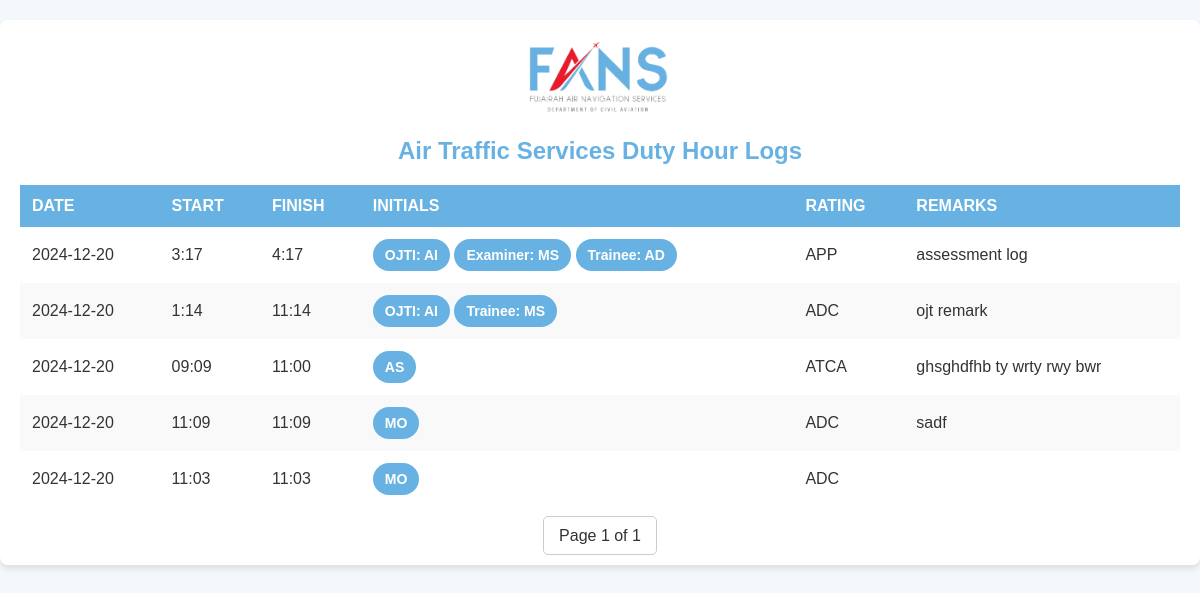
/ats_logs, run on an earlier commit of the app's database.
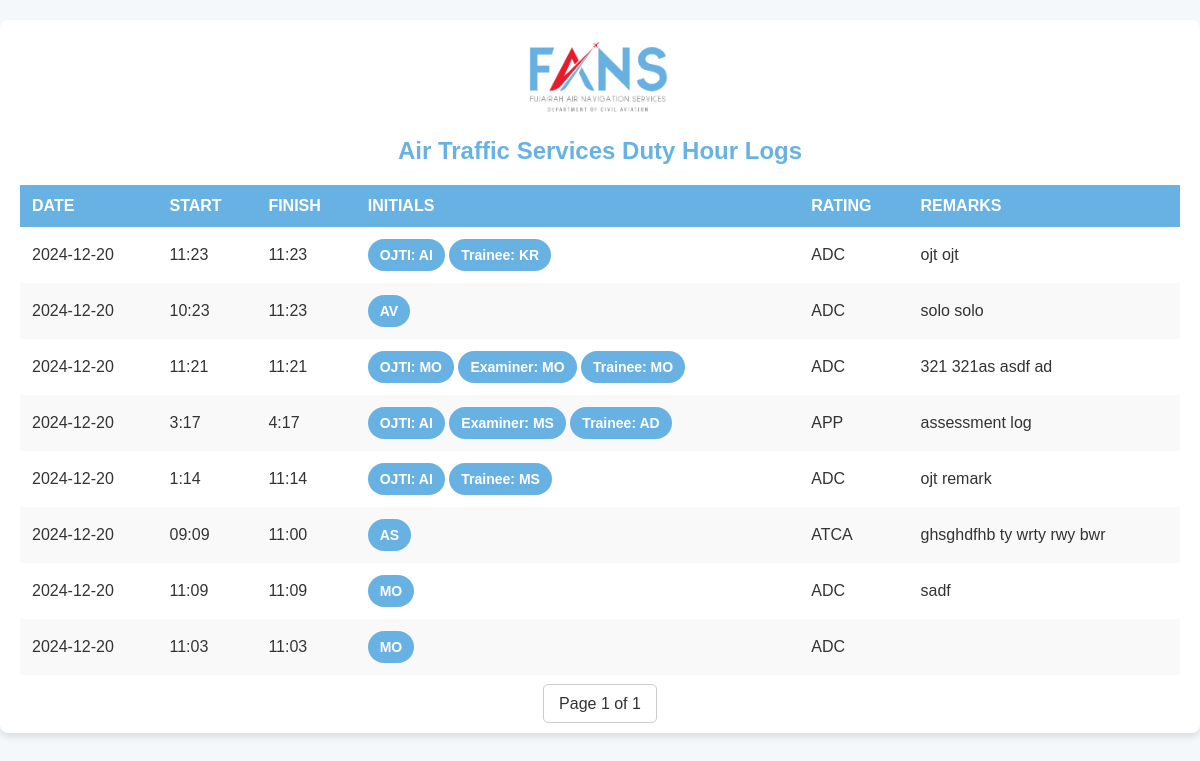
And on a later commit of the database.
### tables this page shows
CREATE TABLE ats_log (
                id INTEGER PRIMARY KEY AUTOINCREMENT,
                date TEXT,
                date_ts INTEGER,
                start TEXT,
                start_ts INTEGER,
                finish TEXT,
                finish_ts INTEGER,
                initial TEXT,
                rating TEXT,
                remarks TEXT,
                ojti TEXT,
                examiner TEXT,
                trainee TEXT,
                op TEXT
            );

### app.py (the view)
@app.route('/ats_logs', methods=['GET'])
def ats_logs():
    page = request.args.get('page', 1, type=int)
    offset = (page - 1) * per_page
    with sqlite3.connect(DATABASE) as conn:
        cursor = conn.cursor()
        cursor.execute('''
            SELECT id, date, start, finish, initial, rating, remarks, ojti, examiner, trainee, op
            FROM ats_log ORDER BY id DESC
            LIMIT ? OFFSET ?
        ''', (per_page, offset))
        logs = cursor.fetchall()
        cursor.execute('SELECT COUNT(*) FROM ats_log')
        total_logs = cursor.fetchone()[0]
    total_pages = (total_logs + per_page - 1) // per_page
    return render_template('ats_logs.html', logs=logs, page=page, total_pages=total_pages)

### templates/ats_logs.html (shortened to what this page needs)
<!DOCTYPE html>
<html lang="en">
<head>
    <link rel="stylesheet" href="/static/styles.css">
</head>
<body>
    <div class="container">
        <img src="/static/logo.png" alt="FANS Logo" class="logo">
        <h1>Air Traffic Services Duty Hour Logs</h1>
        <table>
            <thead>
                <tr>
                    <th>Date</th>
                    <th>Start</th>
                    <th>Finish</th>
                    <th>Initials</th>
                    <th>Rating</th>
                    <th>Remarks</th>
                </tr>
            </thead>
            <tbody>
                {% for log in logs %}
                <tr>
                    <td>{{ log[1] }}</td>
                    <td>{{ log[2] }}</td>
                    <td>{{ log[3] }}</td>
                    <td>
                        {% if log[10] == "Solo" %}
                        <span class="chip">{{ log[4] }}</span>
                        {% elif log[10] == "OJT" %}
                        <span class="chip">OJTI: {{ log[7] }}</span>
                        <span class="chip">Trainee: {{ log[9] }}</span>
                        {% elif log[10] == "Assessment" %}
                        <span class="chip">OJTI: {{ log[7] }}</span>
                        <span class="chip">Examiner: {{ log[8] }}</span>
                        <span class="chip">Trainee: {{ log[9] }}</span>
                        {% endif %}
                    </td>
                    <td>{{ log[5] }}</td>
                    <td>{{ log[6] }}</td>
                </tr>
                {% endfor %}
            </tbody>
        </table>
        <div class="pagination">
            <span>Page {{ page }} of {{ total_pages }}</span>
        </div>
    </div>
</body>
</html>

### static/styles.css (style rules this page uses)
body { font-family: Arial, sans-serif; background-color: #f9f9f9; color: #333; margin: 0; padding: 0; }
.container { max-width: 1200px; margin: 20px auto; padding: 20px; background: #ffffff; border-radius: 8px; box-shadow: 0 4px 6px rgba(0, 0, 0, 0.1); }
.logo { display: block; margin: 0 auto 20px; width: 150px; }
h1 { text-align: center; color: #68B2E3; font-size: 24px; margin-bottom: 20px; }
table { width: 100%; border-collapse: collapse; margin-bottom: 20px; }
table th, table td { padding: 12px; text-align: left; }
table thead th { background-color: #68B2E3; color: white; text-transform: uppercase; }
table tbody tr:nth-child(even) { background-color: #f9f9f9; }
.chip { display: inline-block; padding: 8px 12px; font-size: 14px; font-weight: bold; color: white; border-radius: 16px; background-color: #68B2E3; }
.pagination { text-align: center; margin-top: 20px; }
.pagination span { color: #333; padding: 10px 15px; margin: 0 5px; border: 1px solid #ccc; border-radius: 5px; }

### templates/ats_logs.html (style rules this page uses)
body { font-family: Arial, sans-serif; background-color: #f5f8fa; color: #333; margin: 0; padding: 0; }
.container { max-width: 1200px; margin: 20px auto; padding: 20px; background: #ffffff; border-radius: 8px; box-shadow: 0 4px 6px rgba(0, 0, 0, 0.1); }
h1 { text-align: center; color: #68B2E3; margin-bottom: 20px; }
table { width: 100%; border-collapse: collapse; margin-bottom: 20px; }
table th, table td { padding: 12px; text-align: left; }
table thead th { background-color: #68B2E3; color: white; text-transform: uppercase; }
table tbody tr:nth-child(even) { background-color: #f9f9f9; }
.chip { display: inline-block; padding: 8px 12px; font-size: 14px; font-weight: bold; color: white; border-radius: 16px; background-color: #68B2E3; }
.pagination { text-align: center; margin-top: 20px; }
.pagination span { color: #333; padding: 10px 15px; margin: 0 5px; border: 1px solid #ccc; border-radius: 5px; }

What changed in the data, as far as the page shows it:
added ats_log: date "2024-12-20", start "11:23", finish "11:23", ojti "AI", trainee "KR", rating "ADC", remarks "ojt ojt"
added ats_log: date "2024-12-20", start "10:23", finish "11:23", initial "AV", rating "ADC", remarks "solo solo"
added ats_log: date "2024-12-20", start "11:21", finish "11:21", ojti "MO", examiner "MO", trainee "MO", rating "ADC", remarks "321 321as asdf ad"
